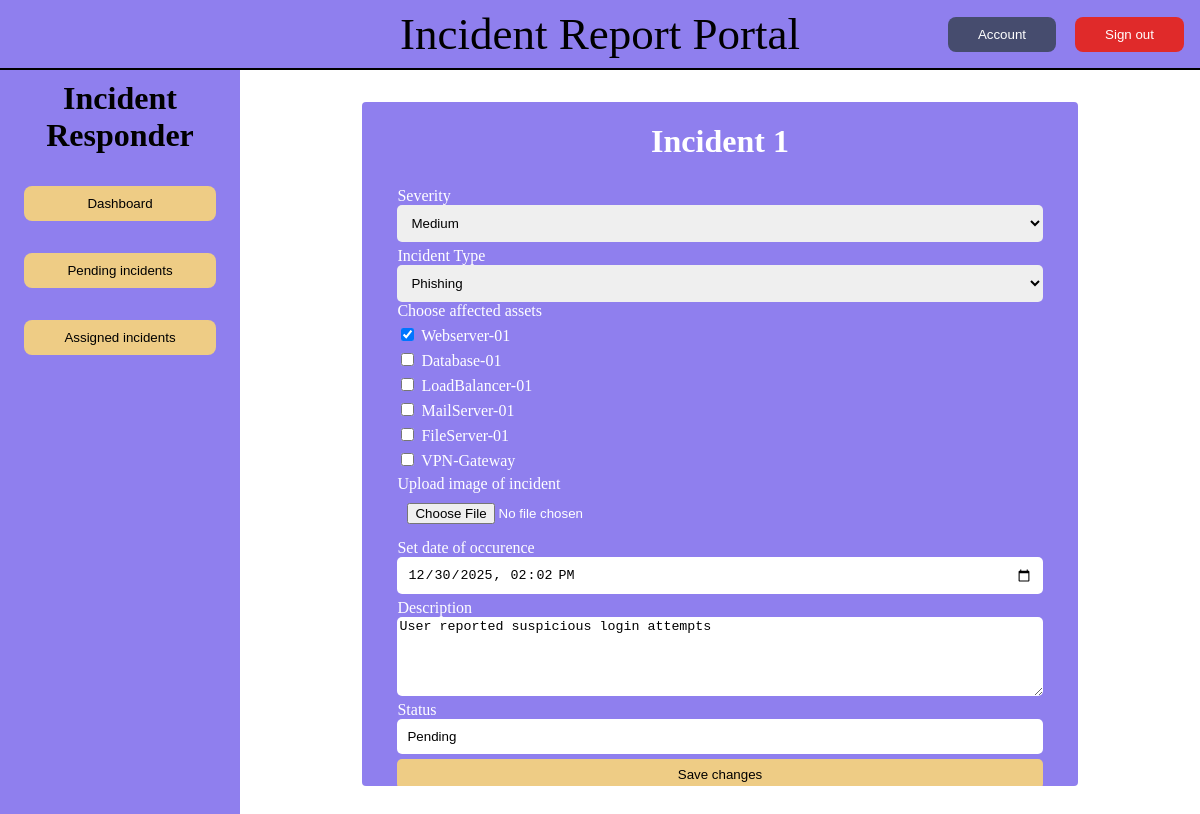
The page /includes/incident_details.php?id=1 (signed in) on the database its author committed.
### tables this page shows
CREATE TABLE asset (
    asset_id INT AUTO_INCREMENT PRIMARY KEY,
    asset VARCHAR(50) NOT NULL
);

### includes/incident_details.php (the view, shortened to what this page needs)
<?php
require_once 'db.php';
$incidentId = (int) $_GET['id'];
$sql = "
SELECT
    i.incident_id,
    i.description,
    i.occurrence_datetime,
    s.severity,
    it.incident_type,
    GROUP_CONCAT(DISTINCT ass.asset ORDER BY ass.asset SEPARATOR ', ') AS assets,
    i.updated_at,
    stat.status
FROM incident i
JOIN severity s ON i.severity_id = s.severity_id
JOIN incident_type it ON i.incident_type_id = it.incident_type_id
LEFT JOIN incident_asset ia ON i.incident_id = ia.incident_id
LEFT JOIN asset ass ON ia.asset_id = ass.asset_id
LEFT JOIN incident_status istat ON i.incident_id = istat.incident_id
LEFT JOIN `status` stat ON istat.status_id = stat.status_id
WHERE i.incident_id = ?
GROUP BY
    i.incident_id,
    i.description,
    i.occurrence_datetime,
    s.severity,
    it.incident_type,
    i.updated_at,
    stat.status;
";
$stmt = $mysqli->prepare($sql);
$stmt->execute([$incidentId]);
$incident = $stmt->get_result()->fetch_assoc();
$status = htmlspecialchars($incident['status']);
$role = $_SESSION['role'];
$canEdit   = in_array($role, ['admin', 'responder'], true);
$disabled  = $canEdit ? '' : 'disabled';
$severityOptions = "";
$severity_query = "SELECT severity_id, severity FROM severity";
$severity = $mysqli->query($severity_query);
while ($row = $severity->fetch_object()) {
    $severityOptions .= "<option value=\"{$row->severity_id}\">{$row->severity}</option>";
}
$typeOptions = "";
$type_query = "SELECT incident_type_id, incident_type FROM incident_type";
$type = $mysqli->query($type_query);
while ($row = $type->fetch_object()) {
    $typeOptions .= "<option value=\"{$row->incident_type_id}\">{$row->incident_type}</option>";
}
$assetOptions = "";
$asset_query = "SELECT asset_id, asset FROM asset";
$asset = $mysqli->query($asset_query);
while ($row = $asset->fetch_object()) {
    $assetOptions .= "<div>
    <input id=\"{$row->asset_id}\" type=\"checkbox\" name=\"assets[]\" value=\"{$row->asset_id}\">
    <label for=\"{$row->asset_id}\">{$row->asset}</label>
</div>";
}
$content = <<<HTML
<div class="report_container">
    <h1 id="incident_form_header">Incident {$incidentId}</h1>
    <div class="form_container">
        <form method="post" action="/includes/update_incident.php">
            <input type="hidden" name="incident_id" value="{$incidentId}">
            <label for="severity">Severity</label>
                <select name="severity" id="severity" required>
                    <option value="">Choose Severity-level</option>
                    $severityOptions
                </select>
                <label for="incident_type">Incident Type</label>
                <select name="incident_type" id="incident_type" required>
                    <option value="">Choose Incident-Type</option>
                    $typeOptions
                </select>
                <div id="asset_container">
                    <label for="asset_container">Choose affected assets</label>
                    $assetOptions
                </div>
                <label for="image">Upload image of incident</label>
                <input type="file" id="image" name="image" accept="image/*">
                <label for="occurrence_datetime">Set date of occurence</label>
                <input type="datetime-local" id="occurrence_datetime" name="occurrence_datetime">
                <label for="description">Description</label>
                <textarea name="description" id="description" rows="5" cols="40"
                    placeholder="Write your description here">
                </textarea>
            <label>Status</label>
            <input type="text" name="status" value="{$status}" {$disabled}>
HTML;
if ($canEdit) {
    $content .= <<<HTML
            <button type="submit" class="btn-primary">
                Save changes
            </button>
HTML;
}
$content .= <<<HTML
        </form>
HTML;
require_once "layout.php";

### css/main.css (style rules this page uses)
body { display: grid; grid-template-columns: 15rem auto; grid-template-rows: auto 1fr; height: 100vh; width: 100vw; margin: 0; }

### css/incident_form.css (style rules this page uses)
.report_container { width: 80%; height: 95%; background-color: var(--primary-bg-color); border-radius: 4px; display: flex; flex-direction: column; align-items: center; overflow-y: auto; overflow-x: hidden; }
.form_container { width: 90%; height: 70%; }
.form_container > form { display: flex; flex-direction: column; color: white; }
.form_container > form > label { margin-top: 5px; }
.form_container > form > select { padding: 10px; border: 1px black; border-radius: 5px; }
.form_container > form > input { padding: 10px; border: 1px black; border-radius: 5px; }
textarea { border: 1px black; border-radius: 5px; }
#incident_form_header { color: white; }
form > button { background-color: var(--primary-bt-color); margin-top: 5px; border: 1px; border-radius: 5px; height: 30px; }
#asset_container { display: flex; flex-direction: column; gap: 5px; }

### css/global.css (style rules this page uses)
:root { --primary-bg-color: #8f7fee; --primary-bg-hover-color: #7541ef; --primary-bt-color: #eecc85; --primary-bt-hover-color: #e6b863; --primary-bt-delete-color: #e02a2a; --primary-bt-delete-hover-color: #b32222; }

### rows shown on the page
asset: asset "Webserver-01"
asset: asset "Database-01"
asset: asset "LoadBalancer-01"
asset: asset "MailServer-01"
asset: asset "FileServer-01"
asset: asset "VPN-Gateway"

### other values the page prints
$incidentId "1"
form field severity "Medium"
form field incident_type "Phishing"
